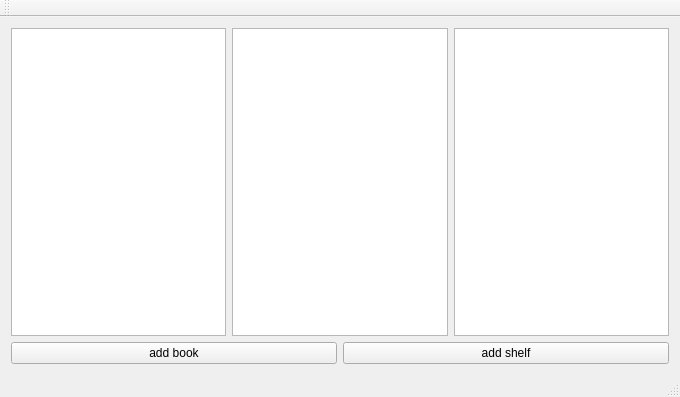
<?xml version="1.0" encoding="UTF-8"?>
<ui version="4.0">
 <class>MainWindow</class>
 <widget class="QMainWindow" name="MainWindow">
  <property name="geometry">
   <rect>
    <x>0</x>
    <y>0</y>
    <width>680</width>
    <height>397</height>
   </rect>
  </property>
  <property name="windowTitle">
   <string>MainWindow</string>
  </property>
  <widget class="QWidget" name="centralWidget">
   <layout class="QGridLayout" name="gridLayout">
    <item row="0" column="0">
     <layout class="QHBoxLayout" name="horizontalLayout">
      <item>
       <widget class="QListWidget" name="listWidget_2"/>
      </item>
      <item>
       <widget class="QListWidget" name="listWidget_3"/>
      </item>
      <item>
       <widget class="QListWidget" name="listWidget"/>
      </item>
     </layout>
    </item>
    <item row="1" column="0">
     <layout class="QHBoxLayout" name="horizontalLayout_2">
      <item>
       <widget class="QPushButton" name="pushButton">
        <property name="text">
         <string>add book</string>
        </property>
       </widget>
      </item>
      <item>
       <widget class="QPushButton" name="pushButton_2">
        <property name="text">
         <string>add shelf</string>
        </property>
       </widget>
      </item>
     </layout>
    </item>
   </layout>
  </widget>
  <widget class="QMenuBar" name="menuBar">
   <property name="geometry">
    <rect>
     <x>0</x>
     <y>0</y>
     <width>680</width>
     <height>21</height>
    </rect>
   </property>
  </widget>
  <widget class="QToolBar" name="mainToolBar">
   <attribute name="toolBarArea">
    <enum>TopToolBarArea</enum>
   </attribute>
   <attribute name="toolBarBreak">
    <bool>false</bool>
   </attribute>
  </widget>
  <widget class="QStatusBar" name="statusBar"/>
 </widget>
 <layoutdefault spacing="6" margin="11"/>
 <resources/>
 <connections/>
</ui>
